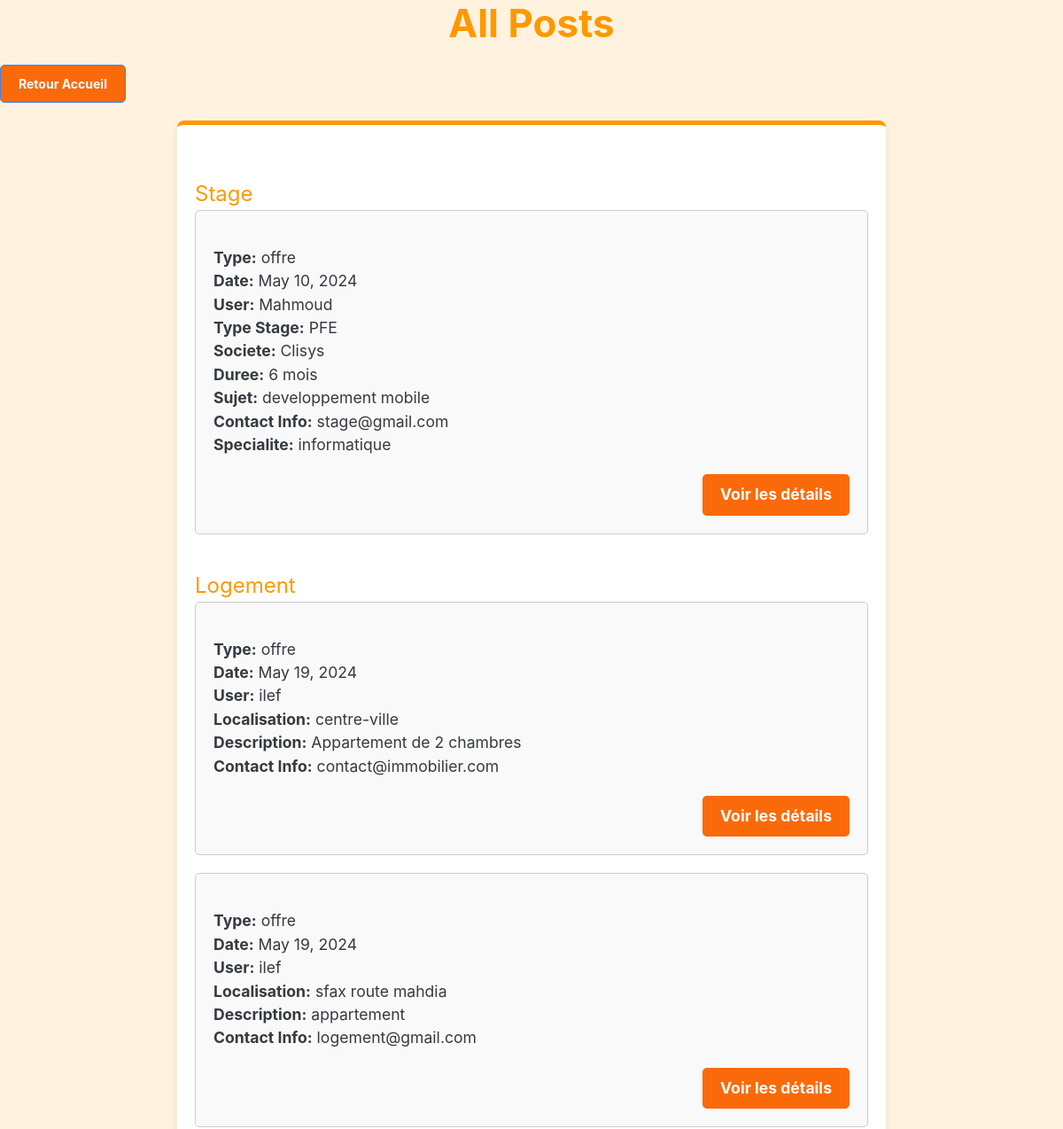
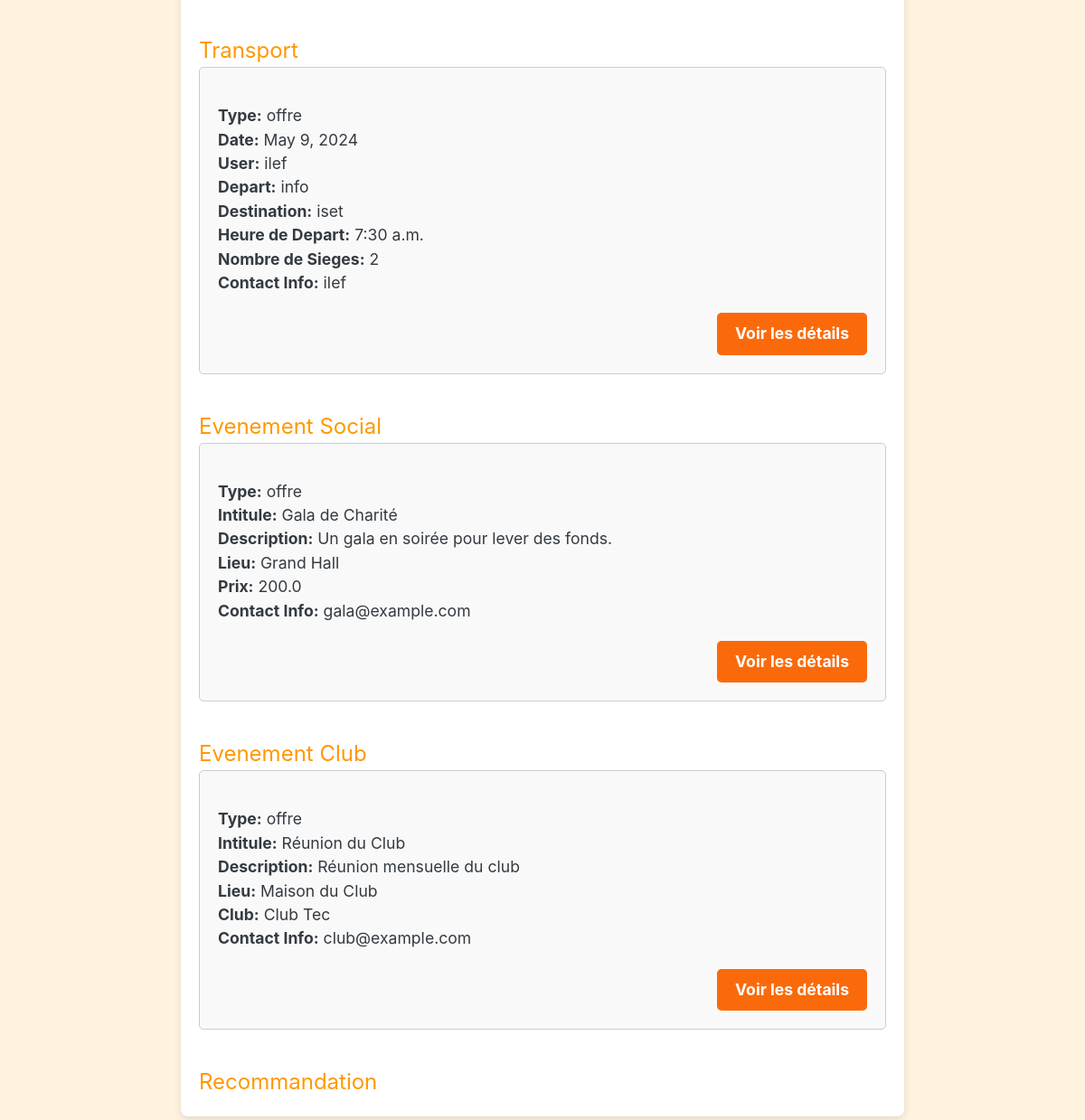
The app's page /all-posts/ with its own data (2 pictures, top to bottom).
### Studenthelp/models.py (models this page shows, shortened)
class Poste(models.Model):
    TYPE_CHOICES = [( 0,"offre"), ( 1,"demande")]
    image = models.ImageField(blank=True)
    type = models.IntegerField(choices=TYPE_CHOICES,default="0")
    date = models.DateField(null=True, default=date.today)
    user = models.ForeignKey('User', on_delete=models.CASCADE, null=True)

class Stage(Poste,models.Model):
    TYPE_CHOICES=[(1,"ouvrier"),(2,"tachnicien"),(3,"PFE")]
    typestg=models.IntegerField(choices=TYPE_CHOICES)
    societe=models.CharField(max_length=100)
    duree=models.CharField(max_length=100,default="")
    sujet=models.CharField(max_length=100)
    contactinfo=models.CharField(max_length=100)
    specialite=models.CharField(max_length=100)

class Poste(models.Model):
    TYPE_CHOICES = [( 0,"offre"), ( 1,"demande")]
    image = models.ImageField(blank=True)
    type = models.IntegerField(choices=TYPE_CHOICES,default="0")
    date = models.DateField(null=True, default=date.today)
    user = models.ForeignKey('User', on_delete=models.CASCADE, null=True)

class User(models.Model):
    nom=models.CharField(max_length=100)
    prenom=models.CharField(max_length=100)
    telephone=models.CharField(max_length=100)
    email=models.EmailField(default='Non definie')
    password=models.CharField(max_length=100 ,default="Enter your password")
    class Meta:
        verbose_name = "Utilisateur"
        verbose_name_plural = "Utilisateurs"
    def __str__(self) :
        return str(self.nom)

class Logement(Poste,models.Model):
    localisation=models.CharField(max_length=100)
    description=models.CharField(max_length=100)
    contactinfo=models.CharField(max_length=100)

class Transport(Poste,models.Model):
    depart=models.CharField(max_length=100)
    destination=models.CharField(max_length=100)
    heuredep=models.TimeField()
    nbsiege=models.IntegerField()
    contactinfo=models.CharField(max_length=100)

class Evenement (Poste,models.Model):
    intitule=models.CharField(max_length=100)
    description=models.CharField(max_length=100)
    lieu=models.CharField(max_length=100)
    contactinfo=models.CharField(max_length=100)

class EvenSocial(Evenement,models.Model):
    prix=models.FloatField()

class Evenement (Poste,models.Model):
    intitule=models.CharField(max_length=100)
    description=models.CharField(max_length=100)
    lieu=models.CharField(max_length=100)
    contactinfo=models.CharField(max_length=100)

class EvenClub(Evenement,models.Model):
    club=models.CharField(max_length=100)

### Studenthelp/views.py (the view)
# urls.py: path('all-posts/', views.combined_view, name='combined_view'),
def combined_view(request):
    evenement= Evenement.objects.all()
    stages = Stage.objects.all()
    logements = Logement.objects.all()
    transports = Transport.objects.all()
    recommandations = Recommandation.objects.all
    evenementsoc= EvenSocial.objects.all()
    evenementclub=EvenClub.objects.all()
    context = {
        'evenement': evenement,
        'stages': stages,
        'logements': logements,
        'transports': transports,
        'recommandations': recommandations,
        'evenementsoc':evenementsoc,
        'evenementclub':evenementclub
    }
    return render(request, 'combined_view.html', context)

### Studenthelp/templates/combined_view.html (shortened to what this page needs)
<!DOCTYPE html>
<html>
<head>
    <link
        rel="stylesheet"
        type="text/css"
        href="https://bootswatch.com/5/litera/bootstrap.min.css"
    />
</head>
<body>
    <h1 class="text-titre">All Posts</h1>
    <div>
        <a class="creer-link btn btn-primary" href="{% url 'accueil' %}">Retour Accueil</a>
    </div>
    <div class="container">
        <div class="post-category">Stage</div>
        {% for stage in stages %}
        <div class="post">
            <div class="post-details">
                <div><strong>Type:</strong> {{ stage.get_type_display }}</div>
                <div><strong>Date:</strong> {{ stage.date }}</div>
                <div><strong>User:</strong> {{ stage.user }}</div>
                <div><strong>Type Stage:</strong> {{ stage.get_typestg_display }}</div>
                <div><strong>Societe:</strong> {{ stage.societe }}</div>
                <div><strong>Duree:</strong> {{ stage.duree }}</div>
                <div><strong>Sujet:</strong> {{ stage.sujet }}</div>
                <div><strong>Contact Info:</strong> {{ stage.contactinfo }}</div>
                <div><strong>Specialite:</strong> {{ stage.specialite }}</div>
            </div>
            <div class="post-footer">
                <a class="details-link" href="{% url 'detail_post' pk=stage.pk %}">Voir les détails</a>
            </div>
        </div>
        {% endfor %}
        <div class="post-category">Logement</div>
        {% for logement in logements %}
        <div class="post">
            <div class="post-details">
                <div><strong>Type:</strong> {{ logement.get_type_display }}</div>
                <div><strong>Date:</strong> {{ logement.date }}</div>
                <div><strong>User:</strong> {{ logement.user }}</div>
                <div><strong>Localisation:</strong> {{ logement.localisation }}</div>
                <div><strong>Description:</strong> {{ logement.description }}</div>
                <div><strong>Contact Info:</strong> {{ logement.contactinfo }}</div>
            </div>
            <div class="post-footer">
                <a class="details-link" href="{% url 'detail_post' pk=logement.pk %}">Voir les détails</a>
            </div>
        </div>
        {% endfor %}
        <div class="post-category">Transport</div>
        {% for transport in transports %}
        <div class="post">
            <div class="post-details">
                <div><strong>Type:</strong> {{ transport.get_type_display }}</div>
                <div><strong>Date:</strong> {{ transport.date }}</div>
                <div><strong>User:</strong> {{ transport.user }}</div>
                <div><strong>Depart:</strong> {{ transport.depart }}</div>
                <div><strong>Destination:</strong> {{ transport.destination }}</div>
                <div><strong>Heure de Depart:</strong> {{ transport.heuredep }}</div>
                <div><strong>Nombre de Sieges:</strong> {{ transport.nbsiege }}</div>
                <div><strong>Contact Info:</strong> {{ transport.contactinfo }}</div>
            </div>
            <div class="post-footer">
                <a class="details-link" href="{% url 'detail_post' pk=transport.pk %}">Voir les détails</a>
            </div>
        </div>
        {% endfor %}
        <div class="post-category">Evenement Social</div>
        {% for es in evenementsoc %}
        <div class="post">
            <div class="post-details">
                <div><strong>Type:</strong> {{ es.get_type_display }}</div>
                <div><strong>Intitule:</strong> {{ es.intitule }}</div>
                <div><strong>Description:</strong> {{ es.description }}</div>
                <div><strong>Lieu:</strong> {{ es.lieu }}</div>
                <div><strong>Prix:</strong> {{ es.prix }}</div>
                <div><strong>Contact Info:</strong> {{ es.contactinfo }}</div>
            </div>
            <div class="post-footer">
                <a class="details-link" href="{% url 'detail_post' pk=es.pk %}">Voir les détails</a>
            </div>
        </div>
        {% endfor %}
        <div class="post-category">Evenement Club</div>
        {% for ec in evenementclub %}
        <div class="post">
            <div class="post-details">
                <div><strong>Type:</strong> {{ ec.get_type_display }}</div>
                <div><strong>Intitule:</strong> {{ ec.intitule }}</div>
                <div><strong>Description:</strong> {{ ec.description }}</div>
                <div><strong>Lieu:</strong> {{ ec.lieu }}</div>
                <div><strong>Club:</strong> {{ ec.club }}</div>
                <div><strong>Contact Info:</strong> {{ ec.contactinfo }}</div>
            </div>
            <div class="post-footer">
                <a class="details-link" href="{% url 'detail_post' pk=ec.pk %}">Voir les détails</a>
            </div>
        </div>
        {% endfor %}
        <div class="post-category">Recommandation</div>
    </div>
</body>
</html>

### Studenthelp/templates/combined_view.html (style rules this page uses)
body { background-color: #fff3e0; }
.container { max-width: 800px; margin: 20px auto; padding: 20px; background-color: white; border-radius: 8px; box-shadow: 0 4px 8px rgba(0, 0, 0, 0.1); border-top: 5px solid #ff9800; box-sizing: border-box; }
.post-category { margin-top: 40px; font-size: 24px; color: #ff9800; }
.post { border: 1px solid #ccc; margin-bottom: 20px; padding: 20px; border-radius: 5px; background-color: #f9f9f9; }
.post-details { margin-top: 20px; }
.post-footer { margin-top: 20px; text-align: right; }
.details-link, .creer-link { background-color: #fa6a0b; color: white; padding: 10px 20px; text-decoration: none; border-radius: 5px; display: inline-block; font-weight: bold; }
.text-titre { text-align: center; color: #ff9800; margin-bottom: 20px; }

### records on screen
Stage: type "offre", date "May 10, 2024", user "Mahmoud", typestg "PFE", societe "Clisys", duree "6 mois", sujet "developpement mobile", contactinfo "stage@gmail.com", specialite "informatique"
Logement: type "offre", date "May 19, 2024", user "ilef", localisation "centre-ville", description "Appartement de 2 chambres", contactinfo "contact@immobilier.com"
Logement: type "offre", date "May 19, 2024", user "ilef", localisation "sfax route mahdia", description "appartement", contactinfo "logement@gmail.com"
EvenSocial: type "offre", intitule "Gala de Charité", description "Un gala en soirée pour lever des fonds.", lieu "Grand Hall", prix "200.0", contactinfo "gala@example.com"
EvenClub: type "offre", intitule "Réunion du Club", description "Réunion mensuelle du club", lieu "Maison du Club", club "Club Tec", contactinfo "club@example.com"
